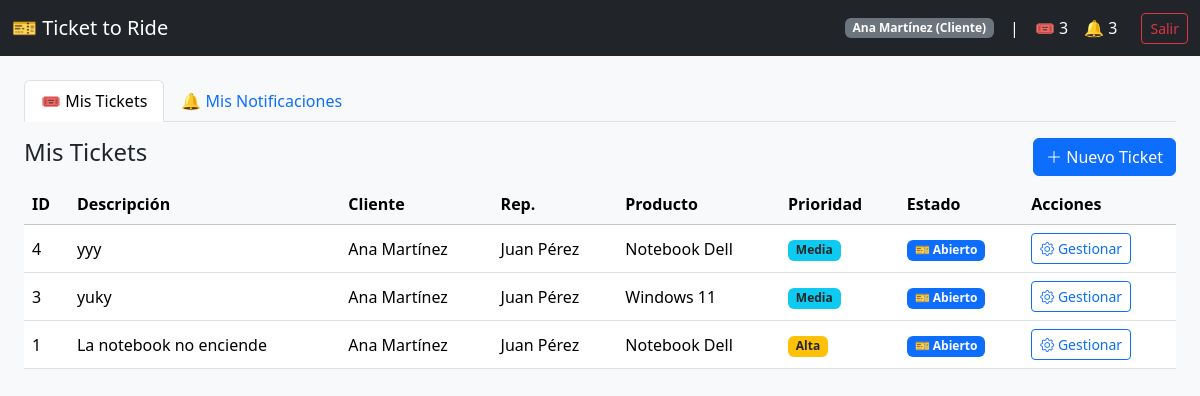
The page / (signed in) on the database its author committed.
### models/usuario.py (models this page shows, shortened)
class Usuario(Base):
    __tablename__ = "usuarios"
    id = Column(Integer, primary_key=True)
    nombre = Column(String(100), nullable=False)
    mail = Column(String(120), unique=True, nullable=False)
    psw = Column(String(255), nullable=False)
    rol = Column(String(20))
    __mapper_args__ = {
        "polymorphic_identity": "Usuario",
        "polymorphic_on": rol,
    }

class Administrador(Usuario):
    __mapper_args__ = {"polymorphic_identity": "Administrador"}

### models/ticket.py (models this page shows, shortened)
class Ticket(Base):
    __tablename__ = "tickets"
    id = Column(Integer, primary_key=True)
    cliente_id = Column(Integer, ForeignKey("usuarios.id"), nullable=False)
    representante_id = Column(Integer, ForeignKey("usuarios.id"))
    producto_id = Column(Integer, ForeignKey("productos.id"))
    descripcion = Column(Text, nullable=False)
    estado = Column(String(20), default=EstadoTicket.ABIERTO.value)
    prioridad = Column(String(20), default=Prioridad.MEDIA.value)
    fecha_creacion = Column(DateTime, default=datetime.now)
    cliente = relationship("Cliente", foreign_keys=[cliente_id])
    representante = relationship("Representante", foreign_keys=[representante_id])
    producto = relationship("Producto")
    hitos = relationship(
        "Hito",
        back_populates="ticket",
        cascade="all, delete-orphan",
        order_by="Hito.fecha",
    )
    mensajes = relationship(
        "Mensaje",
        back_populates="ticket",
        cascade="all, delete-orphan",
        order_by="Mensaje.fecha",
    )
    notificaciones = relationship(
        "Notificacion",
        back_populates="ticket",
        cascade="all, delete-orphan",
        order_by="Notificacion.fecha",
    )

### models/producto.py (models this page shows, shortened)
class Producto(Base):
    __tablename__ = "productos"
    id = Column(Integer, primary_key=True)
    nombre = Column(String(120), nullable=False)
    marca = Column(String(80))
    modelo = Column(String(80))
    codigo = Column(String(50), unique=True)
    categoria_id = Column(Integer, ForeignKey("categorias_producto.id"))
    categoria = relationship("CategoriaProducto", back_populates="productos")

### routes/main.py (the view, shortened to what this page needs)
@main_bp.route("/")
def index():
    if "user_id" not in session:
        return redirect(url_for("auth.login"))
    usuarios = u_manager.obtener_todos()
    productos = p_manager.obtener_productos()
    rol = session["user_rol"]
    todos_los_tickets = t_manager.listar_tickets()
    if rol == "Administrador":
        tickets = todos_los_tickets
    else:
        tickets = t_manager.listar_tickets_cliente(session["user_id"])
    tickets_data = []
    for ticket in tickets:
        ticket_dict = obj_to_dict(ticket)
        ticket_dict["cliente_nombre"] = (
            ticket.cliente.nombre if ticket.cliente else "-"
        )
        ticket_dict["representante_nombre"] = (
            ticket.representante.nombre if ticket.representante else "-"
        )
        ticket_dict["producto_nombre"] = (
            ticket.producto.nombre if ticket.producto else "-"
        )
        tickets_data.append(ticket_dict)
    notificaciones = (
        n_manager.obtener_todas()
        if rol == "Administrador"
        else n_manager.obtener_por_usuario(session["user_id"])
    )
    return render_template(
        "index.html",
        usuarios=[usuario_to_dict(usuario) for usuario in usuarios]
        if rol == "Administrador"
        else [],
        todos_los_usuarios=[usuario_to_dict(usuario) for usuario in usuarios],
        clientes=[usuario_to_dict(cliente) for cliente in u_manager.obtener_clientes()],
        representantes=[
            usuario_to_dict(representante)
            for representante in u_manager.obtener_representantes()
        ],
        productos=[obj_to_dict(producto) for producto in productos],
        categorias=[
            obj_to_dict(categoria)
            for categoria in p_manager.obtener_categorias()
        ],
        tickets=tickets_data,
        notificaciones=[notificacion_to_dict(n) for n in notificaciones],
        sin_leer=n_manager.contar_no_leidas(session["user_id"]),
        total_usuarios=len(usuarios),
        total_productos=len(productos),
        total_tickets=len(tickets),
    )

### app.py (called while the page is built)
def create_app():
    app = Flask(__name__)
    app.secret_key = "super_secreto_ticket_to_ride"
    init_db()
    from routes.auth import auth_bp
    from routes.main import main_bp
    from routes.usuarios import usuarios_bp
    from routes.productos import productos_bp
    from routes.tickets import tickets_bp
    from routes.notificaciones import notificaciones_bp
    app.register_blueprint(auth_bp)
    app.register_blueprint(main_bp)
    app.register_blueprint(usuarios_bp)
    app.register_blueprint(productos_bp)
    app.register_blueprint(tickets_bp)
    app.register_blueprint(notificaciones_bp)
    @app.teardown_appcontext
    def shutdown_session(exception=None):
        db_session.remove()
    return app

### managers/notificacion_manager.py (called while the page is built)
    def obtener_por_usuario(self, usuario_id):
        return (
            db_session.query(Notificacion)
            .filter_by(usuario_id=usuario_id)
            .order_by(Notificacion.fecha.desc())
            .all()
        )

    def contar_no_leidas(self, usuario_id):
        return (
            db_session.query(Notificacion)
            .filter_by(usuario_id=usuario_id, leida=False)
            .count()
        )

### managers/producto_manager.py (called while the page is built)
    def obtener_categorias(self):
        return db_session.query(CategoriaProducto).all()

    def obtener_productos(self):
        return db_session.query(Producto).all()

### managers/ticket_manager.py (called while the page is built)
    def listar_tickets(self):
        return db_session.query(Ticket).order_by(Ticket.id.desc()).all()

    def listar_tickets_cliente(self, cliente_id):
        return (
            db_session.query(Ticket)
            .filter_by(cliente_id=cliente_id)
            .order_by(Ticket.id.desc())
            .all()
        )

### managers/usuario_manager.py (called while the page is built)
    def obtener_todos(self):
        return db_session.query(Usuario).all()

    def obtener_clientes(self):
        return db_session.query(Cliente).all()

    def obtener_representantes(self):
        return db_session.query(Representante).all()

### routes/main.py (called while the page is built)
def usuario_to_dict(usuario):
    if not usuario:
        return None
    return {
        "id": usuario.id,
        "nombre": usuario.nombre,
        "mail": usuario.mail,
        "rol": usuario.rol,
        "disponible": getattr(usuario, "disponible", None),
    }

def obj_to_dict(obj):
    if not obj:
        return None
    return {
        columna.name: getattr(obj, columna.name)
        for columna in obj.__table__.columns
    }

### templates/index.html (shortened to what this page needs)
<!DOCTYPE html>
<html lang="es">
<head>
    <link href="https://cdn.jsdelivr.net/npm/bootstrap@5.3.3/dist/css/bootstrap.min.css" rel="stylesheet">
    <link href="https://cdn.jsdelivr.net/npm/bootstrap-icons@1.11.3/font/bootstrap-icons.css" rel="stylesheet">
    <link href="{{ url_for('static', filename='css/style.css') }}" rel="stylesheet">
</head>
<body>
<nav class="navbar navbar-dark bg-dark mb-4">
    <div class="container-fluid">
        <span class="navbar-brand">🎫 Ticket to Ride</span>
        <div class="d-flex gap-3 text-white align-items-center">
            <span class="badge bg-secondary">{{ session.user_nombre }} ({{ session.user_rol }})</span>
            <span>|</span>
            <span>🎟️ {{ total_tickets }}</span>
            <span>🔔 {{ sin_leer }}</span>
            <a href="/logout" class="btn btn-sm btn-outline-danger ms-2">Salir</a>
        </div>
    </div>
</nav>
<div class="container-fluid px-4">
    <ul class="nav nav-tabs mb-3" role="tablist">
        {% if session.user_rol == 'Administrador' %}
        <li class="nav-item"><button class="nav-link active" data-bs-toggle="tab" data-bs-target="#tab-usuarios">👥 Usuarios</button></li>
        <li class="nav-item"><button class="nav-link" data-bs-toggle="tab" data-bs-target="#tab-productos">📦 Productos</button></li>
        <li class="nav-item"><button class="nav-link" data-bs-toggle="tab" data-bs-target="#tab-tickets">🎟️ Tickets</button></li>
        <li class="nav-item"><button class="nav-link" data-bs-toggle="tab" data-bs-target="#tab-notifs">🔔 Notificaciones</button></li>
        {% else %}
        <li class="nav-item"><button class="nav-link active" data-bs-toggle="tab" data-bs-target="#tab-tickets">🎟️ Mis Tickets</button></li>
        <li class="nav-item"><button class="nav-link" data-bs-toggle="tab" data-bs-target="#tab-notifs">🔔 Mis Notificaciones</button></li>
        {% endif %}
    </ul>
    <div class="tab-content">
        <div class="tab-pane fade {% if session.user_rol != 'Administrador' %}show active{% endif %}" id="tab-tickets">
            <div class="d-flex justify-content-between mb-2">
                <h4>{% if session.user_rol == 'Administrador' %}Todos los Tickets{% else %}Mis Tickets{% endif %}</h4>
                <button class="btn btn-primary" onclick="abrirCrearTicket()">
                    <i class="bi bi-plus-lg"></i> Nuevo Ticket
                </button>
            </div>
            <table class="table table-hover align-middle">
                <thead class="table-light">
                    <tr><th>ID</th><th>Descripción</th><th>Cliente</th><th>Rep.</th><th>Producto</th><th>Prioridad</th><th>Estado</th><th>Acciones</th></tr>
                </thead>
                <tbody>
                    {% for t in tickets %}
                    <tr>
                        <td>{{ t.id }}</td>
                        <td>{{ t.descripcion[:50] }}{% if t.descripcion|length > 50 %}...{% endif %}</td>
                        <td>{{ t.cliente_nombre }}</td>
                        <td>{{ t.representante_nombre }}</td>
                        <td>{{ t.producto_nombre }}</td>
                        <td>
                            {% if t.prioridad == 'Urgente' %}<span class="badge bg-danger">Urgente</span>
                            {% elif t.prioridad == 'Alta' %}<span class="badge bg-warning text-dark">Alta</span>
                            {% elif t.prioridad == 'Media' %}<span class="badge bg-info text-dark">Media</span>
                            {% else %}<span class="badge bg-secondary">Baja</span>{% endif %}
                        </td>
                        <td>
                            {% if t.estado == 'Cerrado' %}<span class="badge bg-dark">🔒 Cerrado</span>
                            {% elif t.estado == 'EnProceso' %}<span class="badge bg-warning text-dark">🔄 En Proceso</span>
                            {% elif t.estado == 'Resuelto' %}<span class="badge bg-success">✅ Resuelto</span>
                            {% else %}<span class="badge bg-primary">🎫 Abierto</span>{% endif %}
                        </td>
                        <td>
                            <button class="btn btn-sm btn-outline-primary" data-id="{{ t.id }}" onclick="abrirGestionar(this)">
                                <i class="bi bi-gear"></i> Gestionar
                            </button>
                        </td>
                    </tr>
                    {% else %}
                    <tr><td colspan="8" class="text-center text-muted">No hay tickets registrados</td></tr>
                    {% endfor %}
                </tbody>
            </table>
        </div>
    </div>
</div>
</body>
</html>

### static/css/style.css (style rules this page uses)
body { background-color: #f8f9fa; }
.table td, .table th { vertical-align: middle; }

### rows shown on the page
Administrador: user_nombre "Ana Martínez", cliente_nombre "Ana Martínez" "Ana Martínez" "Ana Martínez"
Ticket: descripcion "yyy"
Administrador: representante_nombre "Juan Pérez" "Juan Pérez" "Juan Pérez"
Producto: producto_nombre "Notebook Dell" "Notebook Dell"
Ticket: descripcion "yuky"
Producto: producto_nombre "Windows 11"
Ticket: descripcion "La notebook no enciende"

### other values the page prints
{{ session.user_rol }} "Cliente"
{{ total_tickets }} "3"
{{ sin_leer }} "3"
{{ t.id }} "4" "3" "1"
